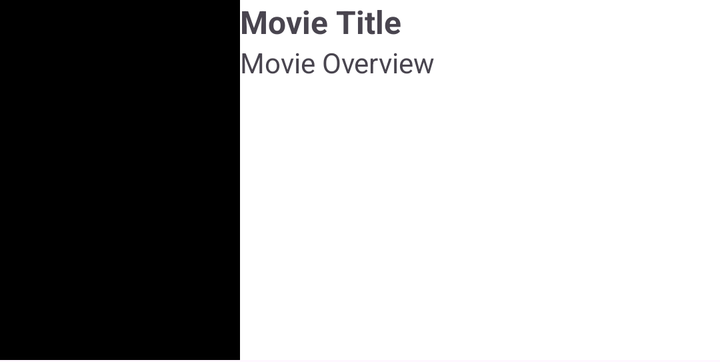
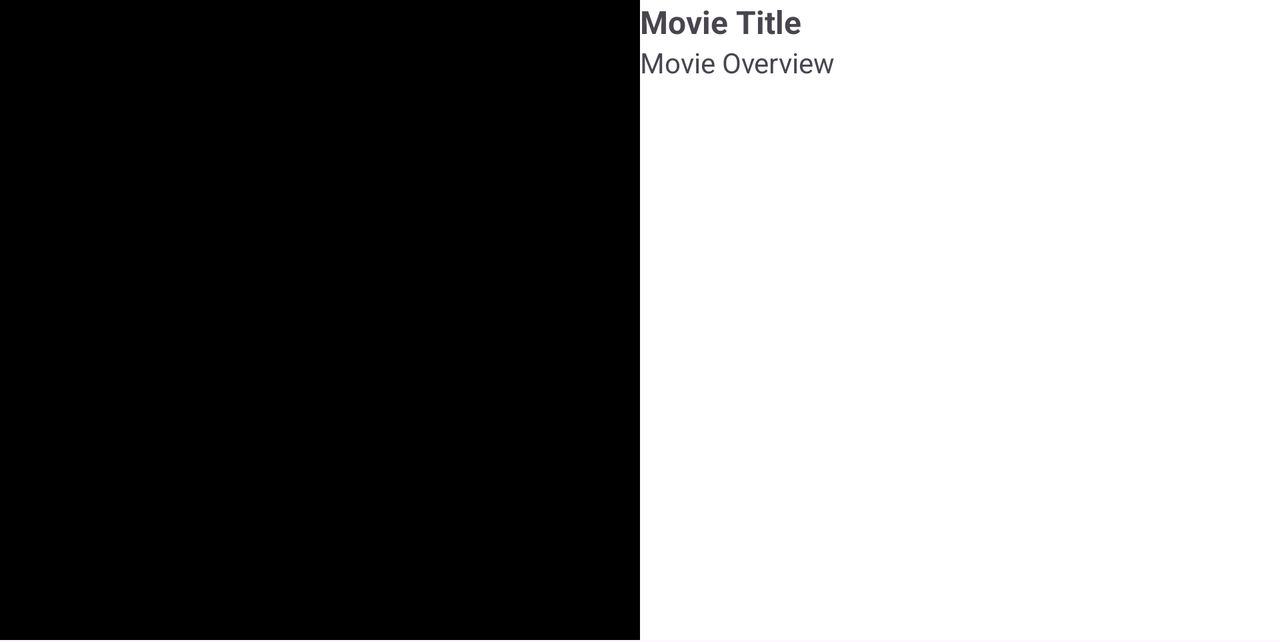

One screen, two layout resources from the same app: the default and the repository's alternative for another configuration. Each is rendered where Android would select it; the XML of both is given below.
<!-- AndroidManifest.xml: application theme Theme.Flixster -->
<!-- res/layout/movie_item.xml -->
<?xml version="1.0" encoding="utf-8"?>
<androidx.constraintlayout.widget.ConstraintLayout xmlns:android="http://schemas.android.com/apk/res/android"
    xmlns:app="http://schemas.android.com/apk/res-auto"
    xmlns:tools="http://schemas.android.com/tools"
    android:layout_width="match_parent"
    android:layout_height="wrap_content"
    android:layout_marginBottom="1dp"
    android:background="@color/white"
    android:padding="@dimen/default_padding">

    <androidx.appcompat.widget.AppCompatImageView
        android:id="@+id/cover"
        android:layout_width="120dp"
        android:layout_height="180dp"
        android:background="@color/black"
        app:layout_constraintStart_toStartOf="parent"
        app:layout_constraintTop_toTopOf="parent" />

    <TextView
        android:id="@+id/title"
        android:layout_width="0dp"
        android:layout_height="wrap_content"
        android:layout_marginHorizontal="@dimen/default_padding"
        android:textSize="16sp"
        android:textStyle="bold"
        app:layout_constraintEnd_toEndOf="parent"
        app:layout_constraintStart_toEndOf="@id/cover"
        app:layout_constraintTop_toTopOf="parent"
        tools:text="Movie Title" />

    <TextView
        android:id="@+id/overview"
        android:layout_width="0dp"
        android:layout_height="wrap_content"
        android:ellipsize="end"
        android:maxLines="8"
        app:layout_constraintEnd_toEndOf="parent"
        app:layout_constraintStart_toStartOf="@id/title"
        app:layout_constraintTop_toBottomOf="@id/title"
        tools:text="Movie Overview" />


</androidx.constraintlayout.widget.ConstraintLayout>
<!-- resources referenced by this layout -->
<resources>
  <color name="black">#FF000000</color>
  <color name="white">#FFFFFFFF</color>
  <style name="Theme.Flixster" parent="Base.Theme.Flixster" />
  <style name="Base.Theme.Flixster" parent="Theme.Material3.DayNight.NoActionBar">
          
          
          <item name="android:windowContentTransitions">true</item>
  
      </style>
</resources>
<!-- res/layout-land/movie_item.xml (the repository's variant of the layout above) -->
<!-- drawn on the phone turned sideways -->
<?xml version="1.0" encoding="utf-8"?>
<androidx.constraintlayout.widget.ConstraintLayout xmlns:android="http://schemas.android.com/apk/res/android"
    xmlns:app="http://schemas.android.com/apk/res-auto"
    xmlns:tools="http://schemas.android.com/tools"
    android:layout_width="match_parent"
    android:layout_height="wrap_content"
    android:layout_marginBottom="1dp"
    android:background="@color/white"
    android:padding="@dimen/default_padding">

    <androidx.appcompat.widget.AppCompatImageView
        android:id="@+id/cover"
        android:layout_width="0dp"
        android:layout_height="320dp"
        android:background="@color/black"
        app:layout_constraintEnd_toStartOf="@+id/title"
        app:layout_constraintHorizontal_bias="0.0"
        app:layout_constraintHorizontal_chainStyle="spread"
        app:layout_constraintStart_toStartOf="parent"
        app:layout_constraintTop_toTopOf="parent" />

    <TextView
        android:id="@+id/title"
        android:layout_width="0dp"
        android:layout_height="wrap_content"
        android:layout_marginHorizontal="@dimen/default_padding"
        android:textSize="16sp"
        android:textStyle="bold"
        app:layout_constraintEnd_toEndOf="parent"
        app:layout_constraintHorizontal_bias="0.5"
        app:layout_constraintHorizontal_chainStyle="spread"
        app:layout_constraintStart_toEndOf="@id/cover"
        app:layout_constraintTop_toTopOf="parent"
        tools:text="Movie Title" />

    <TextView
        android:id="@+id/overview"
        android:layout_width="0dp"
        android:layout_height="wrap_content"
        android:ellipsize="end"
        android:maxLines="8"
        app:layout_constraintEnd_toEndOf="parent"
        app:layout_constraintStart_toStartOf="@id/title"
        app:layout_constraintTop_toBottomOf="@id/title"
        tools:text="Movie Overview" />


</androidx.constraintlayout.widget.ConstraintLayout>
